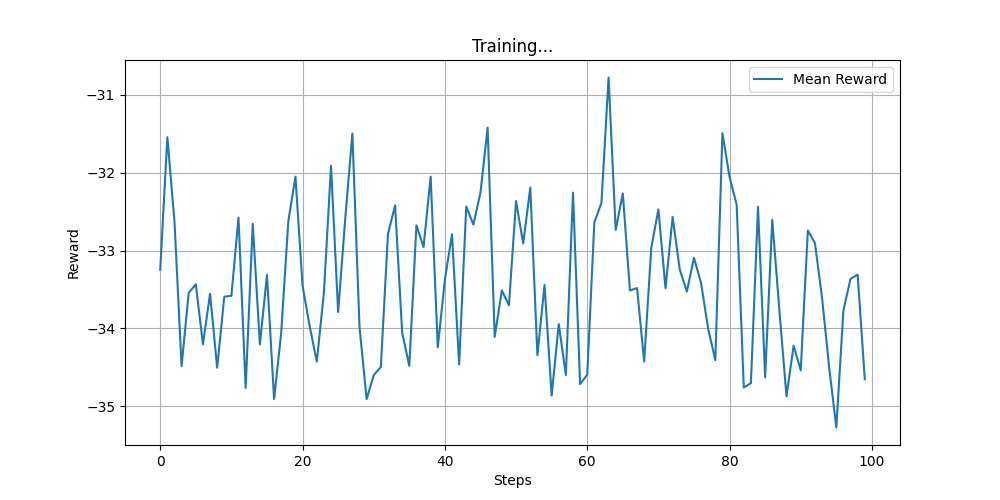

The script that saved this image:
import copy
from collections import namedtuple
from itertools import count
import math
import random
import numpy as np 
import time

import gym

import torch
import torch.nn as nn
import torch.optim as optim
import torch.nn.functional as F
import torchvision.transforms as T

from collections import namedtuple
import random
from PIL import Image
import pandas as pd

import matplotlib.pyplot as plt
import matplotlib.patches as mpatches
from matplotlib.colors import ListedColormap

def plot(rewards):
    fig = plt.figure(figsize=(10,5)) 

    plt.plot(rewards,label='Mean Reward')
    plt.title('Training...')
    plt.xlabel('Steps')
    plt.ylabel('Reward')
    plt.grid()
    plt.legend()

    plt.savefig('rand.png')


def select_action(state):
    global steps_done
    steps_done += 1
    return np.random.uniform(env.action_space.low[0],env.action_space.high[0])

def get_state(obs, prev_state=None):
    state = np.array(obs)
    state = torch.from_numpy(state).type(torch.FloatTensor)
    return state.unsqueeze(0)

def train(env, n_episodes):
    rewards = []

    successes = 0
    for episode in range(n_episodes):
        obs = env.reset()
        state = get_state(obs)
        total_reward = 0.0
        for t in count():
            action = select_action(state)
            obs, reward, done, info = env.step([action])
            next_state =  get_state(obs)
            total_reward += reward

            state = next_state

            if done:
                if obs[0] >= 0.5:
                    successes +=1
                break
        rewards.append(total_reward)
        print('Total steps: {} \t Episode: {}/{} \t Total reward: {} \t Success {}'.format(steps_done, episode, t, total_reward, successes))
    env.close()
    plot(rewards)
    return


if __name__ == '__main__':
    # set device
    device = torch.device("cpu")
    NUM_EPISODES = 100

    steps_done = 0

    # create environment
    env = gym.make('MountainCarContinuous-v0')
    print(env.action_space.high)
    
    # train model
    train(env, NUM_EPISODES)